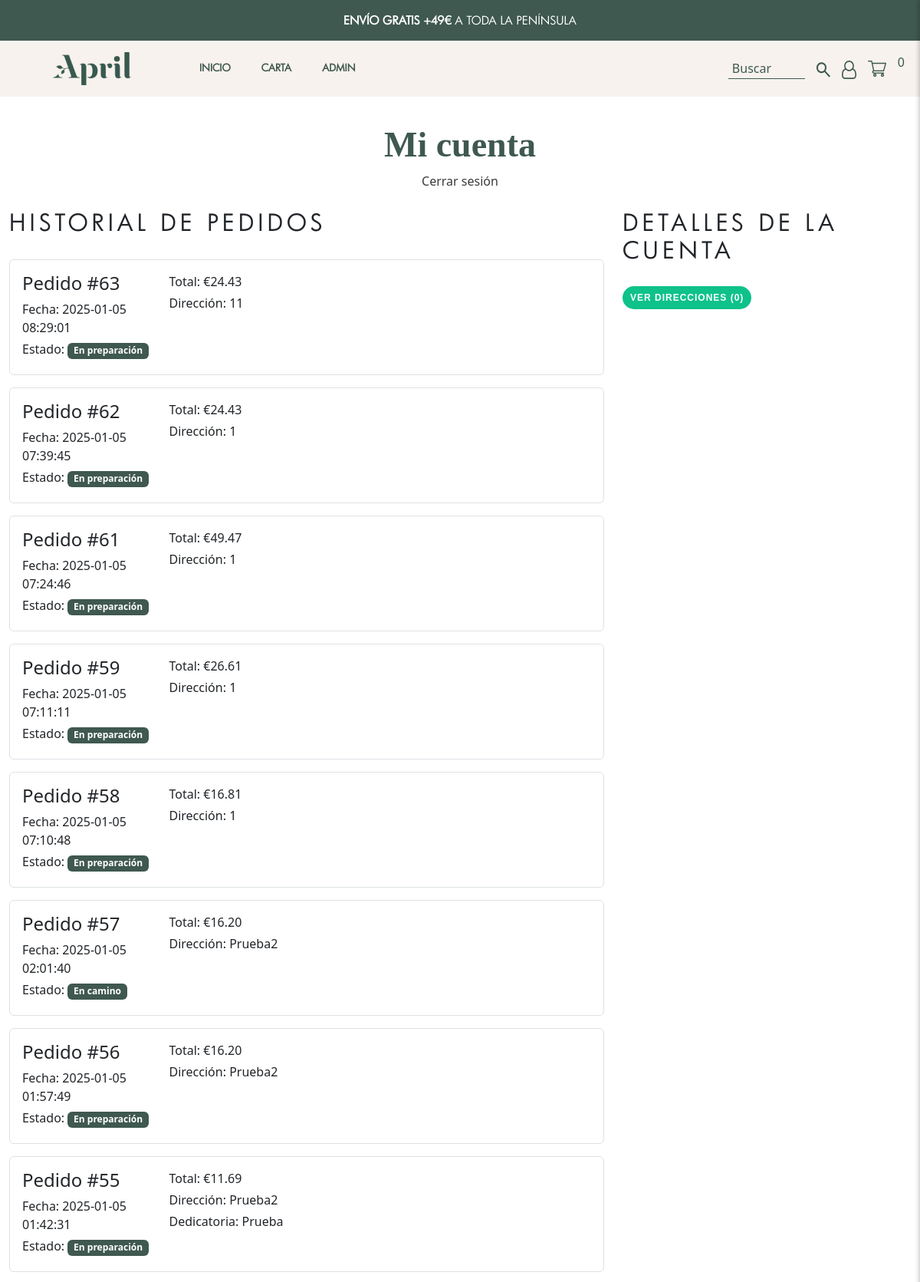
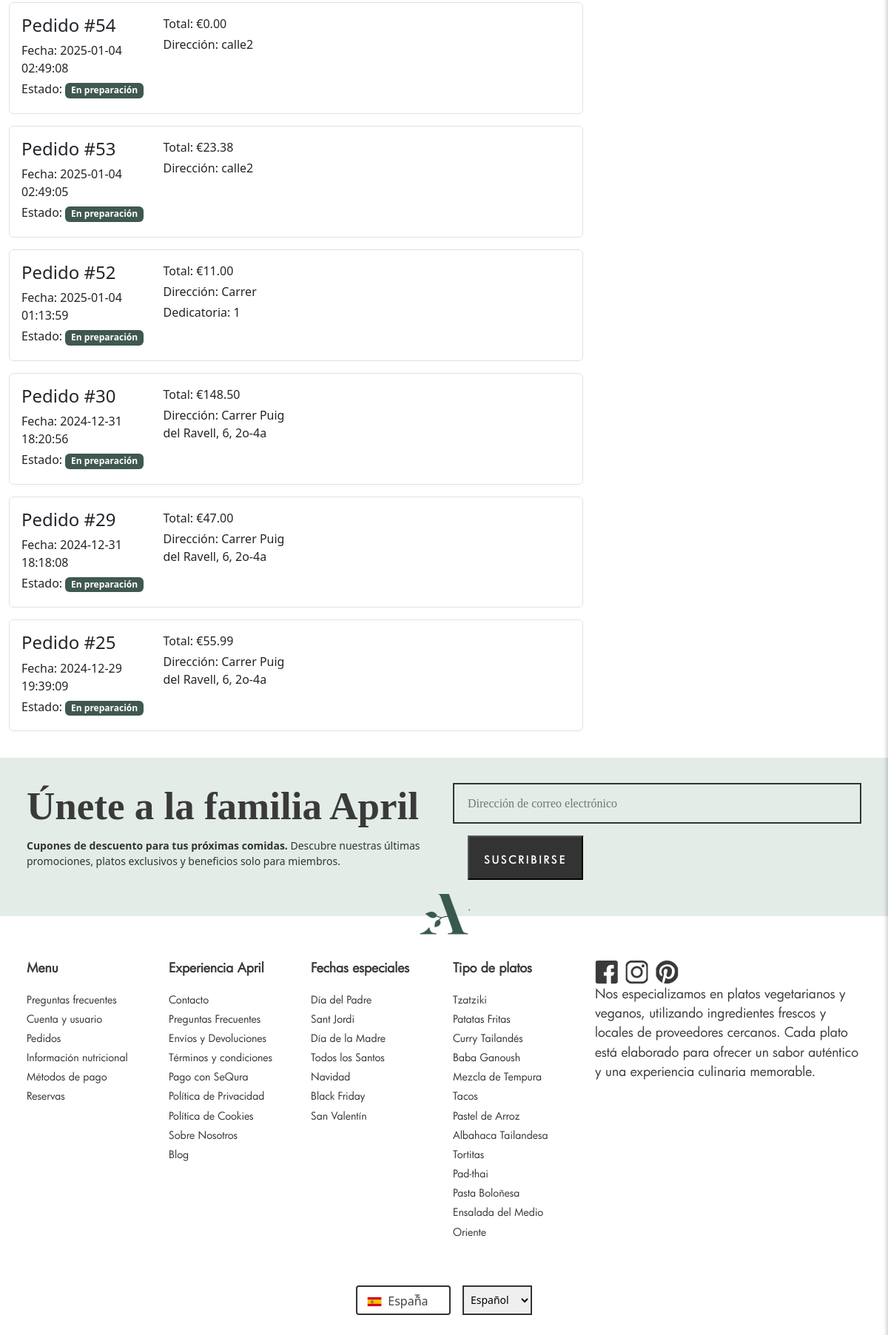
/?controller=cuenta&action=verCuenta (signed in), run on the app's committed database (2 pictures, top to bottom).
### tables this page shows
CREATE TABLE IF NOT EXISTS `Pedidos` (
  `ID_Pedido` int NOT NULL AUTO_INCREMENT,
  `Fecha_Pedido` datetime DEFAULT CURRENT_TIMESTAMP,
  `Precio_Total` decimal(10,2) NOT NULL,
  `ID_Usuario` int DEFAULT NULL,
  `ID_Oferta` int DEFAULT NULL,
  `Direccion` varchar(50) DEFAULT NULL,
  `Dedicatoria` text,
  `Estado` varchar(50) DEFAULT 'En preparación',
  PRIMARY KEY (`ID_Pedido`),
  KEY `ID_Usuario` (`ID_Usuario`),
  KEY `ID_Oferta` (`ID_Oferta`),
  CONSTRAINT `Pedidos_ibfk_1` FOREIGN KEY (`ID_Usuario`) REFERENCES `Usuarios` (`ID_Usuario`),
  CONSTRAINT `Pedidos_ibfk_2` FOREIGN KEY (`ID_Oferta`) REFERENCES `Oferta` (`ID_Oferta`)
);

### controller/cuentaController.php (called while the page is built, shortened)
<?php
include_once("model/pedido.php");
include_once("model/PedidoDAO.php");
class cuentaController
{
    public function verCuenta()
    {
        $usuarioId = $_SESSION['usuario']['id'];
        $pedidos = PedidoDAO::obtenerPedidosPorUsuario($usuarioId);
        include_once 'view/header.php';
        include_once 'view/cuentausuario.php';
        include_once 'view/footer.php';
    }
}

### model/pedidoDAO.php (called while the page is built, shortened)
<?php
include_once("model/pedido.php");
class PedidoDAO
{
    public static function obtenerPedidosPorUsuario($usuarioId)
    {
        $db = database::connect();
        $stmt = $db->prepare("SELECT * FROM Pedidos WHERE ID_Usuario = ? ORDER BY Fecha_Pedido DESC");
        $stmt->bind_param('i', $usuarioId);
        $stmt->execute();
        $resultado = $stmt->get_result();
        $pedidos = [];
        while ($pedido = $resultado->fetch_object('pedido')) {
            $pedidos[] = $pedido;
        }
        return $pedidos;
    }
}

### model/pedido.php (called while the page is built, shortened)
<?php
class pedido {
    protected $ID_Pedido;
    protected $Fecha_Pedido;
    protected $Precio_Total;
    protected $Direccion;
    protected $Dedicatoria;
    protected $Estado;
    public function getDedicatoria()
    {
        return $this->Dedicatoria;
    }
    public function getDireccion()
    {
        return $this->Direccion;
    }
    public function getPrecio_Total()
    {
        return $this->Precio_Total;
    }
    public function getFecha_Pedido()
    {
        return $this->Fecha_Pedido;
    }
    public function getID_Pedido()
    {
        return $this->ID_Pedido;
    }
    public function getEstado()
    {
        return $this->Estado;
    }
}

### view/cuentausuario.php (the view, shortened to what this page needs)
<!DOCTYPE html>
<html lang="en">
<head>
    <link href="https://cdn.jsdelivr.net/npm/bootstrap@5.3.3/dist/css/bootstrap.min.css" rel="stylesheet">
    <link rel="stylesheet" href="css/cuentausuario.css">
</head>
<body>
    <main>
        <section class="container-fluid">
            <div class="text-center mb-4">
                <h1 class="h1-cuenta">Mi cuenta</h1>
                <a href="?controller=cuenta&action=cerrarSession" class="a-cuenta">Cerrar sesión</a>
            </div>
            <div class="row">
                <div class="col-md-8">
                    <h2 class="h2-cuenta margen-h2-cuenta">HISTORIAL DE PEDIDOS</h2>
                    <?php if ($pedidos == null) { ?>
                        <p>No ha realizado algún pedido aún.</p>
                    <?php } else { ?>
                        <div id="pedidosContainer">
                            <?php foreach ($pedidos as $pedido) { ?>
                                <div class="pedido-card mb-3 p-3 border rounded">
                                    <div class="row">
                                        <div class="col-md-3">
                                            <h4>Pedido #<?= $pedido->getID_Pedido(); ?></h4>
                                            <p class="mb-1">Fecha: <?= $pedido->getFecha_Pedido(); ?></p>
                                            <p class="mb-1">Estado: <span class="badge bg-custom"><?= $pedido->getEstado(); ?></span></p>
                                        </div>
                                        <div class="col-md-3">
                                            <p class="mb-1">Total: €<?= number_format($pedido->getPrecio_Total(), 2); ?></p>
                                            <p class="mb-1">Dirección: <?= $pedido->getDireccion(); ?></p>
                                            <?php if ($pedido->getDedicatoria()) { ?>
                                                <p class="mb-1">Dedicatoria: <?= $pedido->getDedicatoria(); ?></p>
                                            <?php } ?>
                                        </div>
                                    </div>
                                </div>
                            <?php } ?>
                        </div>
                    <?php } ?>
                </div>
                <div class="col-md-4 DireccionEspaciocuenta">
                    <h2 class="h2-cuenta margen-h2-cuenta">DETALLES DE LA CUENTA</h4>
                        <a href="#" class="boton-cuenta">VER DIRECCIONES (0)</a>
                </div>
            </div>
        </section>
    </main>
</body>
</html>

### css/header.css (style rules this page uses)
body { margin: 0px; padding: 0px; box-sizing: border-box; overflow-x: hidden }

### css/cuentausuario.css (style rules this page uses)
.h1-cuenta { margin-top: 35px; color: #3f5850; font-family: 'AdobeCaslonPro'; font-size: 46px; font-weight: 700; }
.h2-cuenta { letter-spacing: 5px; font-family: 'futura'; font-size: 30px; text-transform: uppercase; }
.a-cuenta { color: #3A3A3A; text-decoration: none; }
.margen-h2-cuenta { margin-bottom: 30PX; }
.boton-cuenta { background-color: #0EC289; border: none; padding: 8px 10px; border-radius: 50px; color: white; text-decoration: none; text-align: center; font-family: Arial, Helvetica, sans-serif; font-weight: 700; font-size: 12px; letter-spacing: 1px; line-height: 1; }
.DireccionEspaciocuenta { margin-bottom: 60px; }
.pedido-card { background-color: #fff; transition: all 0.3s ease; }
.bg-custom { background-color: #3F5850 !important; }

### data on the page
pedidos: ID_Pedido "63", Fecha_Pedido "2025-01-05 08:29:01", Estado "En preparación", Precio_Total "24.43", Direccion "11"
pedidos: ID_Pedido "62", Fecha_Pedido "2025-01-05 07:39:45", Estado "En preparación", Precio_Total "24.43", Direccion "1"
pedidos: ID_Pedido "61", Fecha_Pedido "2025-01-05 07:24:46", Estado "En preparación", Precio_Total "49.47", Direccion "1"
pedidos: ID_Pedido "59", Fecha_Pedido "2025-01-05 07:11:11", Estado "En preparación", Precio_Total "26.61", Direccion "1"
pedidos: ID_Pedido "58", Fecha_Pedido "2025-01-05 07:10:48", Estado "En preparación", Precio_Total "16.81", Direccion "1"
pedidos: ID_Pedido "57", Fecha_Pedido "2025-01-05 02:01:40", Estado "En camino", Precio_Total "16.20", Direccion "Prueba2"
pedidos: ID_Pedido "56", Fecha_Pedido "2025-01-05 01:57:49", Estado "En preparación", Precio_Total "16.20", Direccion "Prueba2"
pedidos: ID_Pedido "55", Fecha_Pedido "2025-01-05 01:42:31", Estado "En preparación", Precio_Total "11.69", Direccion "Prueba2", Dedicatoria "Prueba"
pedidos: ID_Pedido "54", Fecha_Pedido "2025-01-04 02:49:08", Estado "En preparación", Precio_Total "0.00", Direccion "calle2"
pedidos: ID_Pedido "53", Fecha_Pedido "2025-01-04 02:49:05", Estado "En preparación", Precio_Total "23.38", Direccion "calle2"
pedidos: ID_Pedido "52", Fecha_Pedido "2025-01-04 01:13:59", Estado "En preparación", Precio_Total "11.00", Direccion "Carrer", Dedicatoria "1"
pedidos: ID_Pedido "30", Fecha_Pedido "2024-12-31 18:20:56", Estado "En preparación", Precio_Total "148.50", Direccion "Carrer Puig del Ravell, 6, 2o-4a"
pedidos: ID_Pedido "29", Fecha_Pedido "2024-12-31 18:18:08", Estado "En preparación", Precio_Total "47.00", Direccion "Carrer Puig del Ravell, 6, 2o-4a"
pedidos: ID_Pedido "25", Fecha_Pedido "2024-12-29 19:39:09", Estado "En preparación", Precio_Total "55.99", Direccion "Carrer Puig del Ravell, 6, 2o-4a"
